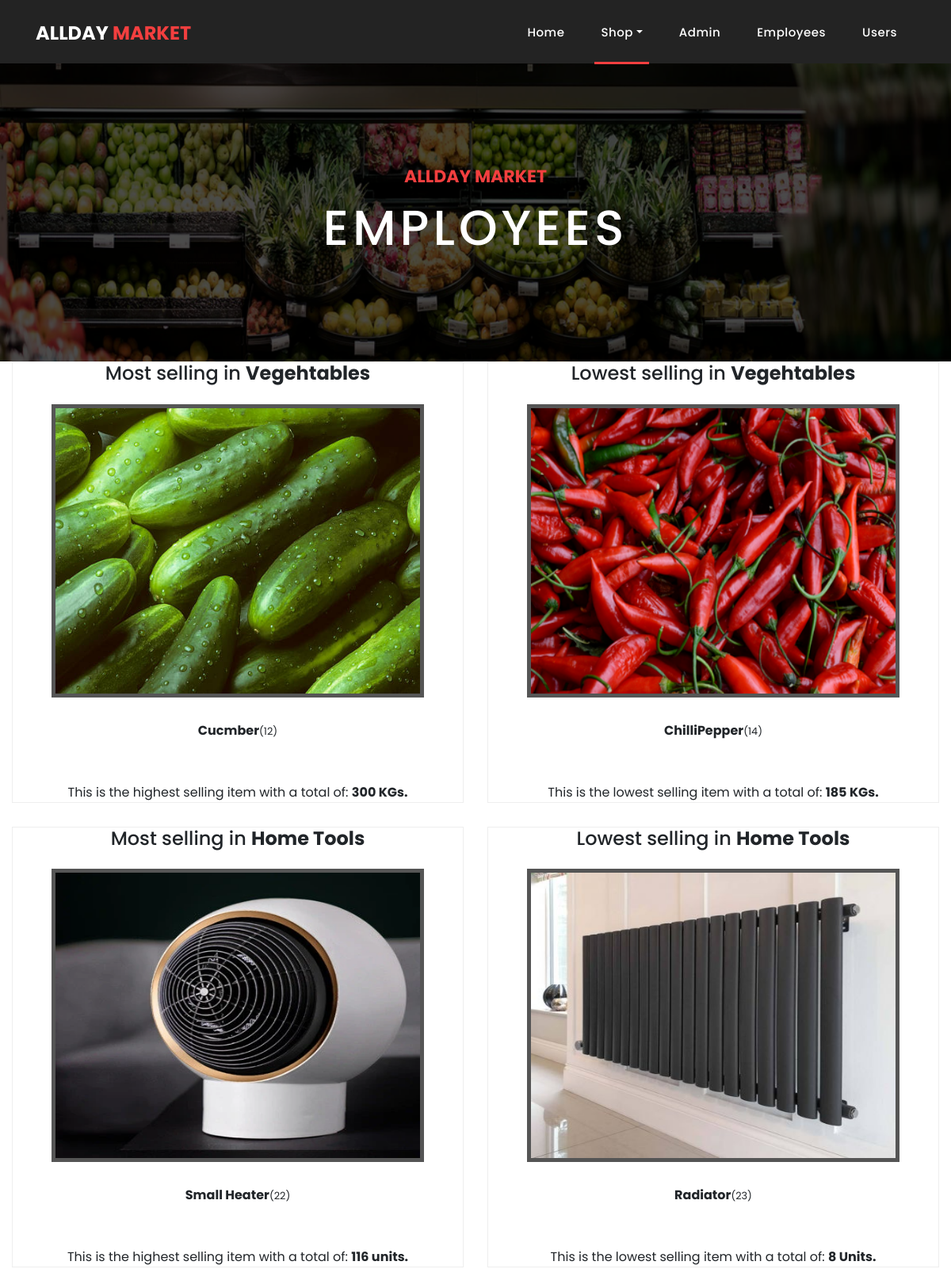
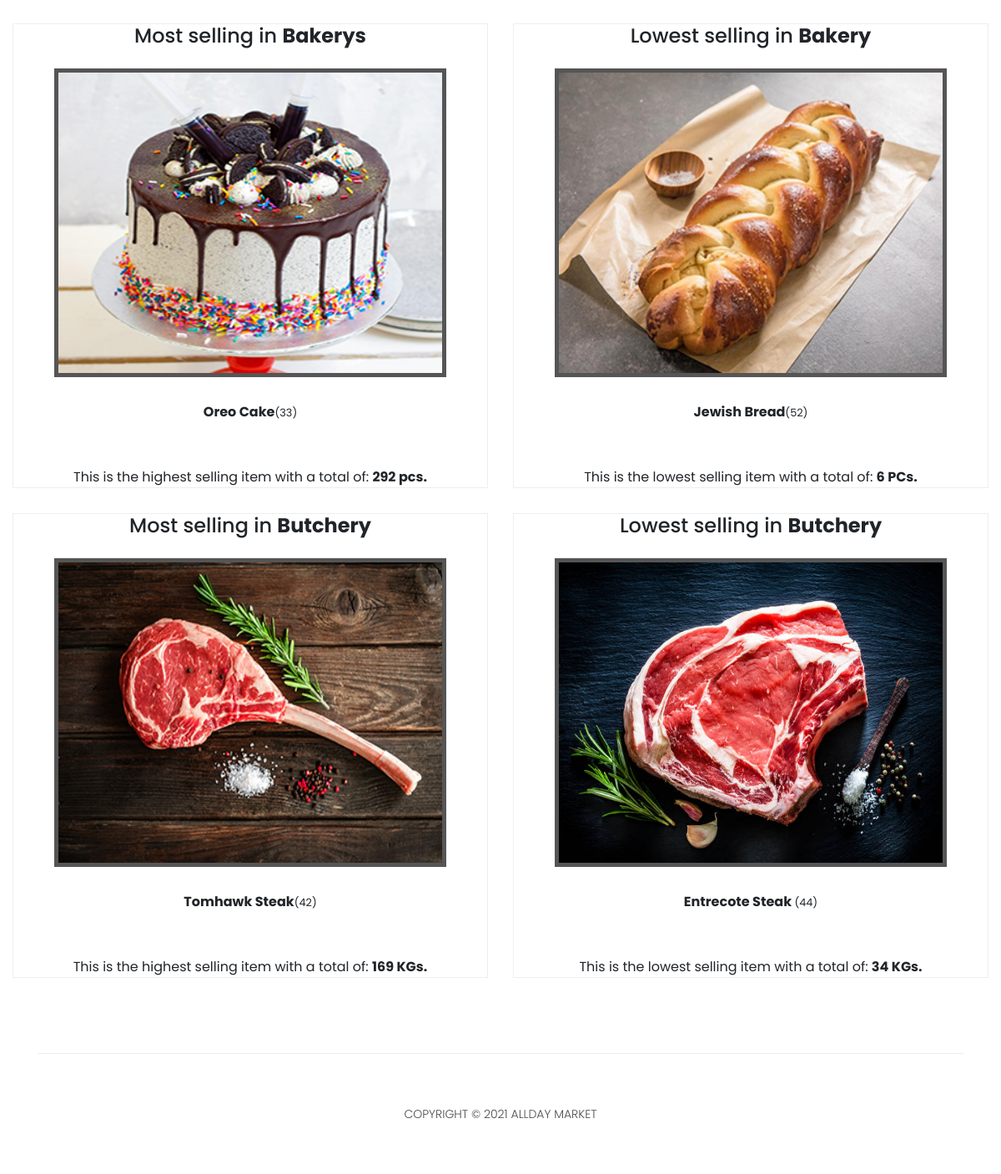
Page /itemStatics.php (signed in) on the committed database (2 pictures, top to bottom).
### tables this page shows
CREATE TABLE `items` (
  `Barcode` int(11) NOT NULL,
  `Name` varchar(25) NOT NULL,
  `Price` float NOT NULL,
  `Department` tinyint(1) NOT NULL,
  `img` varchar(35) NOT NULL,
  `quantity` int(11) NOT NULL,
  `supplierID` int(11) NOT NULL,
  `sellCount` int(11) NOT NULL DEFAULT 0
);

### itemStatics.php (the view, shortened to what this page needs)
<!DOCTYPE html>
<html lang="en">
   <head>
      <link href="vendor/bootstrap/css/bootstrap.min.css" rel="stylesheet">
      <link rel="stylesheet" href="assets/css/fontawesome.css">
      <link rel="stylesheet" href="assets/css/style.css">
      <link rel="stylesheet" href="assets/css/owl.css">
   </head>
   <body>
      <header class="">
         <?php
            if(isset($_SESSION['email'])&& $_SESSION['userType']== 1){
            $basedir = realpath(__DIR__);
            		include($basedir . '/navbars/navadmin.php');
            	}
            else{
                    header('Location:index.php');
            }
            ?>
      </header>
      <div class="page-heading about-heading header-text" style="background-image: url(assets/images/items/veghs.png);">
         <div class="container">
            <div class="row">
               <div class="col-md-12">
                  <div class="text-content">
                     <h4>AllDay Market</h4>
                     <h2>Employees </h2>
                  </div>
               </div>
            </div>
         </div>
      </div>
      <div class="col-md-12">
         <div class="row">
            <?php
               include 'db.php';
               $sql = "SELECT MAX(sellCount) as MaxSold FROM items WHERE Department =1 LIMIT 1";
               $stmt= mysqli_stmt_init($conn);
               mysqli_stmt_prepare($stmt,$sql);
               mysqli_stmt_execute($stmt);
               $results=mysqli_stmt_get_result($stmt);
               $row = mysqli_fetch_assoc($results);
               $sellCount = $row['MaxSold'];
               $sql ="SELECT * from items WHERE sellCount = ? AND Department = 1";
               mysqli_stmt_init($conn);
               mysqli_stmt_prepare($stmt,$sql);
               mysqli_stmt_bind_param($stmt,"i",$sellCount);
               mysqli_stmt_execute($stmt);
               $results = mysqli_stmt_get_result($stmt);
               while($row = mysqli_fetch_assoc($results))
               {
                  $barcode = $row['Barcode'];
                  $name = $row['Name'];
                  $img = $row['img'];
               echo'
               <div class="col-md-6">
               <div class="product-item">
               <center> <h4> Most selling in <strong>Vegehtables</strong></h4><br>
               <img src="'.$img.'" style="width:470px;height:370px;" alt="">
               <div class="down-content">
               <center><strong>'.$name.'</strong><small>('.$barcode.')</small></center>
               </div>
               <br>
               <div>
               This is the highest selling item with a total of:  <strong>'.$sellCount.' KGs.</strong>
               </div>
               <div>
               </div>
               </div>
               </div>
               ';
               }
               $sql = "SELECT MIN(sellCount) as MinSold FROM items WHERE Department =1 LIMIT 1";
               $stmt= mysqli_stmt_init($conn);
               mysqli_stmt_prepare($stmt,$sql);
               mysqli_stmt_execute($stmt);
               $results=mysqli_stmt_get_result($stmt);
               $row = mysqli_fetch_assoc($results);
               $sellCount = $row['MinSold'];
               $sql ="SELECT * from items WHERE sellCount = ? AND Department =1";
               mysqli_stmt_init($conn);
               mysqli_stmt_prepare($stmt,$sql);
               mysqli_stmt_bind_param($stmt,"i",$sellCount);
               mysqli_stmt_execute($stmt);
               $results = mysqli_stmt_get_result($stmt);
               while($row = mysqli_fetch_assoc($results))
               {
                  $barcode = $row['Barcode'];
                  $name = $row['Name'];
                  $img = $row['img'];
               echo'
               <div class="col-md-6">
               <div class="product-item">
               <center> <h4> Lowest selling in <strong>Vegehtables</strong></h4><br>
               <img src="'.$img.'" style="width:470px;height:370px;" alt="">
               <div class="down-content">
               <center><strong>'.$name.'</strong><small>('.$barcode.')</small></center>
               </div>
               <br>
               <div>
               This is the lowest selling item with a total of:  <strong>'.$sellCount.' KGs.</strong>
               </div>
               <div>
               </div>
               </div>
               </div>
               ';
               }
                     $sql = "SELECT MAX(sellCount) as MaxSold FROM items WHERE Department =2 LIMIT 1";
                     $stmt= mysqli_stmt_init($conn);
                     mysqli_stmt_prepare($stmt,$sql);
                     mysqli_stmt_execute($stmt);
                     $results=mysqli_stmt_get_result($stmt);
                     $row = mysqli_fetch_assoc($results);
                     $sellCount = $row['MaxSold'];
                     $sql ="SELECT * from items WHERE sellCount = ? AND Department = 2";
                     mysqli_stmt_init($conn);
                     mysqli_stmt_prepare($stmt,$sql);
                     mysqli_stmt_bind_param($stmt,"i",$sellCount);
                     mysqli_stmt_execute($stmt);
                     $results = mysqli_stmt_get_result($stmt);
                     while($row = mysqli_fetch_assoc($results))
                     {
                        $barcode = $row['Barcode'];
                        $name = $row['Name'];
                        $img = $row['img'];
                     echo'
                     <div class="col-md-6">
               <div class="product-item">
               <center> <h4> Most selling in <strong>Home Tools</strong></h4><br>
               <img src="'.$img.'" style="width:470px;height:370px;" alt="">
               <div class="down-content">
               <center><strong>'.$name.'</strong><small>('.$barcode.')</small></center>
                </div>
                 <br>
                 <div>
                  This is the highest selling item with a total of:  <strong>'.$sellCount.' units.</strong>
                 </div>
                 <div>
               </div>
               </div>
               </div>';
                     }
                     $sql = "SELECT MIN(sellCount) as MinSold FROM items WHERE Department =2 LIMIT 1";
                     $stmt= mysqli_stmt_init($conn);
                     mysqli_stmt_prepare($stmt,$sql);
                     mysqli_stmt_execute($stmt);
                     $results=mysqli_stmt_get_result($stmt);
                     $row = mysqli_fetch_assoc($results);
                     $sellCount = $row['MinSold'];
                     $sql ="SELECT * from items WHERE sellCount = ? AND Department =2";
                     mysqli_stmt_init($conn);
                     mysqli_stmt_prepare($stmt,$sql);
                     mysqli_stmt_bind_param($stmt,"i",$sellCount);
                     mysqli_stmt_execute($stmt);
                     $results = mysqli_stmt_get_result($stmt);
                     while($row = mysqli_fetch_assoc($results))
                     {
                        $barcode = $row['Barcode'];
                        $name = $row['Name'];
                        $img = $row['img'];
                     echo'
                     <div class="col-md-6">
               <div class="product-item">
               <center> <h4> Lowest selling in <strong>Home Tools</strong></h4><br>
               <img src="'.$img.'" style="width:470px;height:370px;" alt="">
               <div class="down-content">
               <center><strong>'.$name.'</strong><small>('.$barcode.')</small></center>
                </div>
                 <br>
                 <div>
                  This is the lowest selling item with a total of:  <strong>'.$sellCount.' Units.</strong>
                 </div>
                 <div>
               </div>
               </div>
               </div>';
                     }
                     $sql = "SELECT MAX(sellCount) as MaxSold FROM items WHERE Department =3 LIMIT 1";
                     $stmt= mysqli_stmt_init($conn);
                     mysqli_stmt_prepare($stmt,$sql);
                     mysqli_stmt_execute($stmt);
                     $results=mysqli_stmt_get_result($stmt);
                     $row = mysqli_fetch_assoc($results);
                     $sellCount = $row['MaxSold'];
                     if($sellCount>0){
                     $sql ="SELECT * from items WHERE sellCount = ? AND Department = 3";
                     mysqli_stmt_init($conn);
                     mysqli_stmt_prepare($stmt,$sql);
                     mysqli_stmt_bind_param($stmt,"i",$sellCount);
                     mysqli_stmt_execute($stmt);
                     $results = mysqli_stmt_get_result($stmt);
                     while($row = mysqli_fetch_assoc($results))
                     {
                        $barcode = $row['Barcode'];
                        $name = $row['Name'];
                        $img = $row['img'];
                     echo'
                     <div class="col-md-6">
               <div class="product-item">
               <center> <h4> Most selling in <strong>Bakerys</strong></h4><br>
               <img src="'.$img.'" style="width:470px;height:370px;" alt="">
               <div class="down-content">
               <center><strong>'.$name.'</strong><small>('.$barcode.')</small></center>
                </div>
                 <br>
                 <div>
                  This is the highest selling item with a total of:  <strong>'.$sellCount.' pcs.</strong>
                 </div>
                 <div>
               </div>
               </div>
               </div>';
                     }
                    }
                     $sql = "SELECT MIN(sellCount) as MinSold FROM items WHERE Department =3 LIMIT 1";
                     $stmt= mysqli_stmt_init($conn);
                     mysqli_stmt_prepare($stmt,$sql);
                     mysqli_stmt_execute($stmt);
                     $results=mysqli_stmt_get_result($stmt);
                     $row = mysqli_fetch_assoc($results);
                     $sellCount = $row['MinSold'];
                     $sql ="SELECT * from items WHERE sellCount = ? AND Department =3";
                     mysqli_stmt_init($conn);
                     mysqli_stmt_prepare($stmt,$sql);
                     mysqli_stmt_bind_param($stmt,"i",$sellCount);
                     mysqli_stmt_execute($stmt);
                     $results = mysqli_stmt_get_result($stmt);
                     while($row = mysqli_fetch_assoc($results))
                     {
                        $barcode = $row['Barcode'];
                        $name = $row['Name'];
                        $img = $row['img'];
                     echo'
                     <div class="col-md-6">
               <div class="product-item">
               <center> <h4> Lowest selling in <strong>Bakery</strong></h4><br>
               <img src="'.$img.'" style="width:470px;height:370px;" alt="">
               <div class="down-content">
               <center><strong>'.$name.'</strong><small>('.$barcode.')</small></center>
                </div>
                 <br>
                 <div>
                  This is the lowest selling item with a total of:  <strong>'.$sellCount.' PCs.</strong>
                 </div>
                 <div>
               </div>
               </div>
               </div>';
                     }
               $sql = "SELECT MAX(sellCount) as MaxSold FROM items WHERE Department =4 LIMIT 1";
               $stmt= mysqli_stmt_init($conn);
               mysqli_stmt_prepare($stmt,$sql);
               mysqli_stmt_execute($stmt);
               $results=mysqli_stmt_get_result($stmt);
               $row = mysqli_fetch_assoc($results);
               $sellCount = $row['MaxSold'];
               if($sellCount >0){
               $sql ="SELECT * from items WHERE sellCount = ? AND Department = 4";
               mysqli_stmt_init($conn);
               mysqli_stmt_prepare($stmt,$sql);
               mysqli_stmt_bind_param($stmt,"i",$sellCount);
               mysqli_stmt_execute($stmt);
               $results = mysqli_stmt_get_result($stmt);
               while($row = mysqli_fetch_assoc($results))
               {
                  $barcode = $row['Barcode'];
                  $name = $row['Name'];
                  $img = $row['img'];
               echo'
               <div class="col-md-6">
               <div class="product-item">
               <center> <h4> Most selling in <strong>Butchery</strong></h4><br>
               <img src="'.$img.'" style="width:470px;height:370px;" alt="">
               <div class="down-content">
               <center><strong>'.$name.'</strong><small>('.$barcode.')</small></center>
               </div>
               <br>
               <div>
               This is the highest selling item with a total of:  <strong>'.$sellCount.' KGs.</strong>
               </div>
               <div>
               </div>
               </div>
               </div>
               ';      }
               }
                                  $sql = "SELECT MIN(sellCount) as MinSold FROM items WHERE Department =4 LIMIT 1";
                                    $stmt= mysqli_stmt_init($conn);
                                    mysqli_stmt_prepare($stmt,$sql);
                                    mysqli_stmt_execute($stmt);
                                    $results=mysqli_stmt_get_result($stmt);
                                    $row = mysqli_fetch_assoc($results);
                                    $sellCount = $row['MinSold'];
                                    $sql ="SELECT * from items WHERE sellCount = ? AND Department =4";
                                    mysqli_stmt_prepare($stmt,$sql);
                                    mysqli_stmt_bind_param($stmt,"i",$sellCount);
                                    mysqli_stmt_execute($stmt);
                                    $results = mysqli_stmt_get_result($stmt);
                                    while($row = mysqli_fetch_assoc($results))
                                    {
                                       $barcode = $row['Barcode'];
                                       $name = $row['Name'];
                                       $img = $row['img'];
                                    echo'
                                    <div class="col-md-6">
                            <div class="product-item">
                             <center> <h4> Lowest selling in <strong>Butchery</strong></h4><br>
                             <img src="'.$img.'" style="width:470px;height:370px;" alt="">
                             <div class="down-content">
                              <center><strong>'.$name.'</strong><small>('.$barcode.')</small></center>
                               </div>
                                <br>
                                <div>
                                 This is the lowest selling item with a total of:  <strong>'.$sellCount.' KGs.</strong>
                                </div>
                                <div>
                              </div>
                            </div>
                          </div>
                          ';
                                    }
                       ?>
         </div>
      </div>
      <footer>
         <div class="container">
            <div class="row">
               <div class="col-md-12">
                  <div class="inner-content">
                     <p>Copyright © 2021 AllDay Market</p>
                  </div>
               </div>
            </div>
         </div>
      </footer>
   </body>
</html>

### rows in the picture
items: img (picture), Name "Cucmber", Barcode "12", sellCount "300"
items: img (picture), Name "ChilliPepper", Barcode "14", sellCount "185"
items: img (picture), Name "Small Heater", Barcode "22", sellCount "116"
items: img (picture), Name "Radiator", Barcode "23", sellCount "8"
items: img (picture), Name "Oreo Cake", Barcode "33", sellCount "292"
items: img (picture), Name "Jewish Bread", Barcode "52", sellCount "6"
items: img (picture), Name "Tomhawk Steak", Barcode "42", sellCount "169"
items: img (picture), Name "Entrecote Steak", Barcode "44", sellCount "34"
